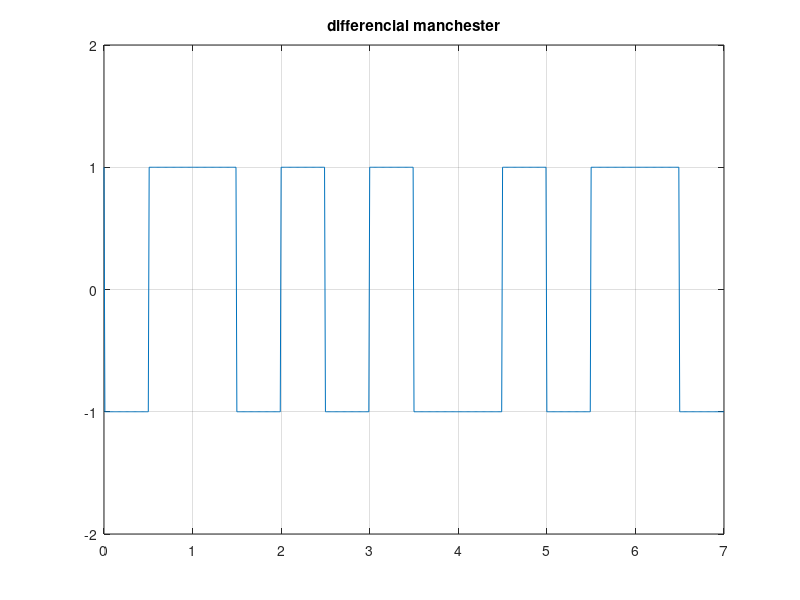

This figure's MATLAB source:
clc;
clear;
x=[1 0 1 1 0 1 0];
t=0:0.01:length(x);
y(1)=1;
flag=0;
j=2;

for k=1:length(x)
    if(x(k)==1)
        if(flag==0)
            z=y(j-1);
            flag=1;
        
        end
    
        y(j:j+50)=-z;
        y(j+50:j+100)=z;
        flag=0;
        
    else
        if(flag==0)
            z=y(j-1);
            flag=1;
        y(j:j+50)=z;
        y(j+50:j+100)=-z;
        flag=0;
        end
    end
    if(j==2)
        j=j-1;
    end
    j=j+100;
       
end
plot(t,y);
length(y)
axis([0 length(x) -2 2]);
grid on;
title("differencial manchester");
            
